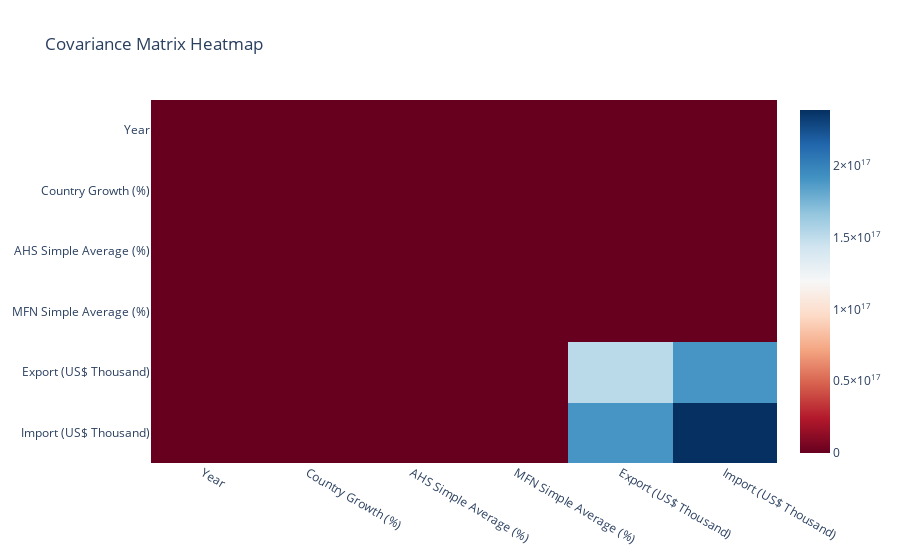

The cell this chart's notebook holds for it:
### Code cell
# Calculate covariance matrix
covariance_matrix = ger_trade.cov()

# Create covariance heatmap
fig = px.imshow(
    covariance_matrix,
    title="Covariance Matrix Heatmap",
    color_continuous_scale="RdBu",
    aspect="auto",
)
# fig.update_layout(width=800, height=800)
fig.show()

### Figure 1 — Plotly figure (JSON) as saved in the notebook; plotly's stock layout.template omitted (floating-point values rounded to 4 significant figures)
{"data": [{"coloraxis": "coloraxis", "hovertemplate": "x: %{x}<br>y: %{y}<br>color: %{z}<extra></extra>", "name": "0", "type": "heatmap", "x": ["Year", "Country Growth (%)", "AHS Simple Average (%)", "MFN Simple Average (%)", "Export (US$ Thousand)", "Import (US$ Thousand)"], "xaxis": "x", "y": ["Year", "Country Growth (%)", "AHS Simple Average (%)", "MFN Simple Average (%)", "Export (US$ Thousand)", "Import (US$ Thousand)"], "yaxis": "y", "z": [[99.17, -9.206, -52.4, -59.47, 3757000000.0, 4687000000.0], [-9.206, 33.08, 15.98, 11.8, -146700000.0, -183600000.0], [-52.4, 15.98, 70.93, 63.89, -2110000000.0, -2611000000.0], [-59.47, 11.8, 63.89, 78.19, -2393000000.0, -2961000000.0], [3757000000.0, -146700000.0, -2110000000.0, -2393000000.0, 1.523e+17, 1.902e+17], [4687000000.0, -183600000.0, -2611000000.0, -2961000000.0, 1.902e+17, 2.39e+17]]}], "layout": {"coloraxis": {"colorscale": [[0, "rgb(103,0,31)"], [0.1, "rgb(178,24,43)"], [0.2, "rgb(214,96,77)"], [0.3, "rgb(244,165,130)"], [0.4, "rgb(253,219,199)"], [0.5, "rgb(247,247,247)"], [0.6, "rgb(209,229,240)"], [0.7, "rgb(146,197,222)"], [0.8, "rgb(67,147,195)"], [0.9, "rgb(33,102,172)"], [1, "rgb(5,48,97)"]]}, "title": {"text": "Covariance Matrix Heatmap"}, "xaxis": {"anchor": "y", "domain": [0, 1]}, "yaxis": {"anchor": "x", "autorange": "reversed", "domain": [0, 1]}}}
